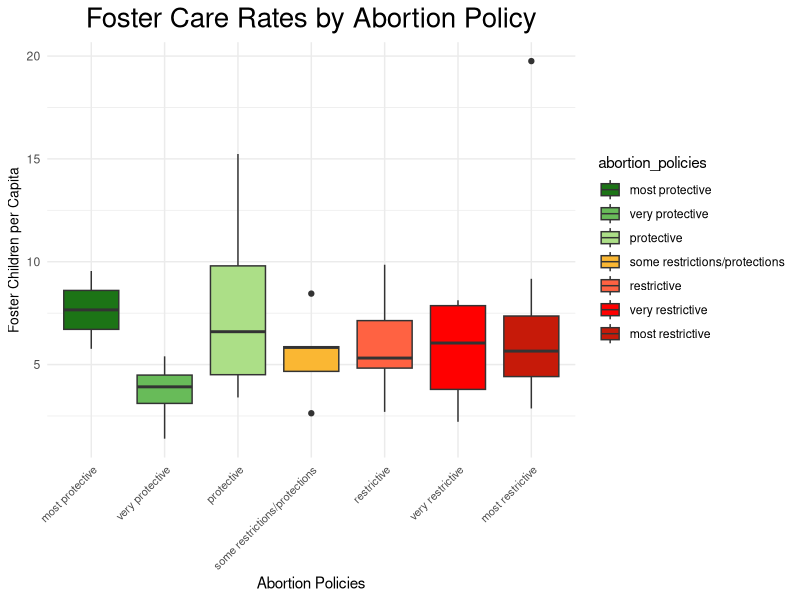
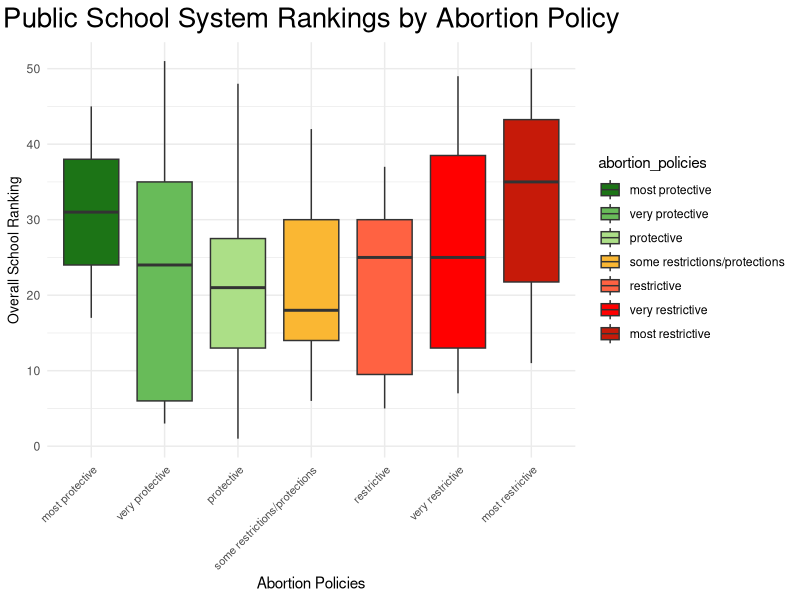

Source code (R) for these figures, in order:
## ---- chunk 1

library(tidyverse)
library(readr)
## ---- chunk 2
df <- read_csv("../data/clean_data/merged_data.csv", show_col_types = FALSE)
df <- df[!is.na(df$abortion_policies), ]
## ---- chunk 3
table(df$abortion_policies)
## ---- chunk 4
# Kruskal-Wallis test
kruskal.test(foster_children_per_capita ~ abortion_policies, data = df)

# If Kruskal-Wallis is significant, run pairwise Wilcoxon tests
pairwise.wilcox.test(df$foster_children_per_capita, 
                     df$abortion_policies,
                     p.adjust.method = "bonferroni")

# For visualization
# First reorder the factor levels
df$abortion_policies <- factor(df$abortion_policies, 
                             levels = c("most restrictive", 
                                      "very restrictive", 
                                      "restrictive",
                                      "some restrictions/protections",
                                      "protective",
                                      "very protective",
                                      "most protective"))

# Then create the plot
# For visualization
# First reorder the factor levels
df$abortion_policies <- factor(df$abortion_policies, 
                              levels = c("most protective", "very protective", 
                                         "protective", "some restrictions/protections", 
                                         "restrictive", "very restrictive", "most restrictive"))

# Then create the plot
ggplot(df, aes(x = abortion_policies, y = foster_children_per_capita, fill=abortion_policies)) +
  geom_boxplot() +
  theme_minimal() +
  theme(axis.text.x = element_text(size = 8, angle = 45, hjust = 1),
        axis.title.y = element_text(size = 10)) + 
  scale_fill_manual(values = c("#1c7416", "#68bb59", "#acdf87", "#fab733", "#ff6242", "#ff0000", "#c61a09")) +
  labs(x = "Abortion Policies", 
       y = "Foster Children per Capita",
       title = "Foster Care Rates by Abortion Policy") +
  theme(plot.title = element_text(size = 20, hjust = 0.5))
## ---- chunk 5
# Kruskal-Wallis test
kruskal.test(overall_school_rank ~ abortion_policies, data = df)

# If Kruskal-Wallis is significant, run pairwise Wilcoxon tests
pairwise.wilcox.test(df$overall_school_rank, 
                     df$abortion_policies,
                     p.adjust.method = "bonferroni")

# For visualization
ggplot(df, aes(x = abortion_policies, y = overall_school_rank, fill=abortion_policies)) +
  geom_boxplot() +
  theme_minimal() +
  theme(axis.text.x = element_text(size = 8, angle = 45, hjust = 1),
        axis.title.y = element_text(size = 10)) + 
  scale_fill_manual(values = c("#1c7416", "#68bb59", "#acdf87", "#fab733", "#ff6242", "#ff0000", "#c61a09")) +
  labs(x = "Abortion Policies", 
       y = "Overall School Ranking",
       title = "Public School System Rankings by Abortion Policy") +
  theme(plot.title = element_text(size = 20, hjust = 0.5))
